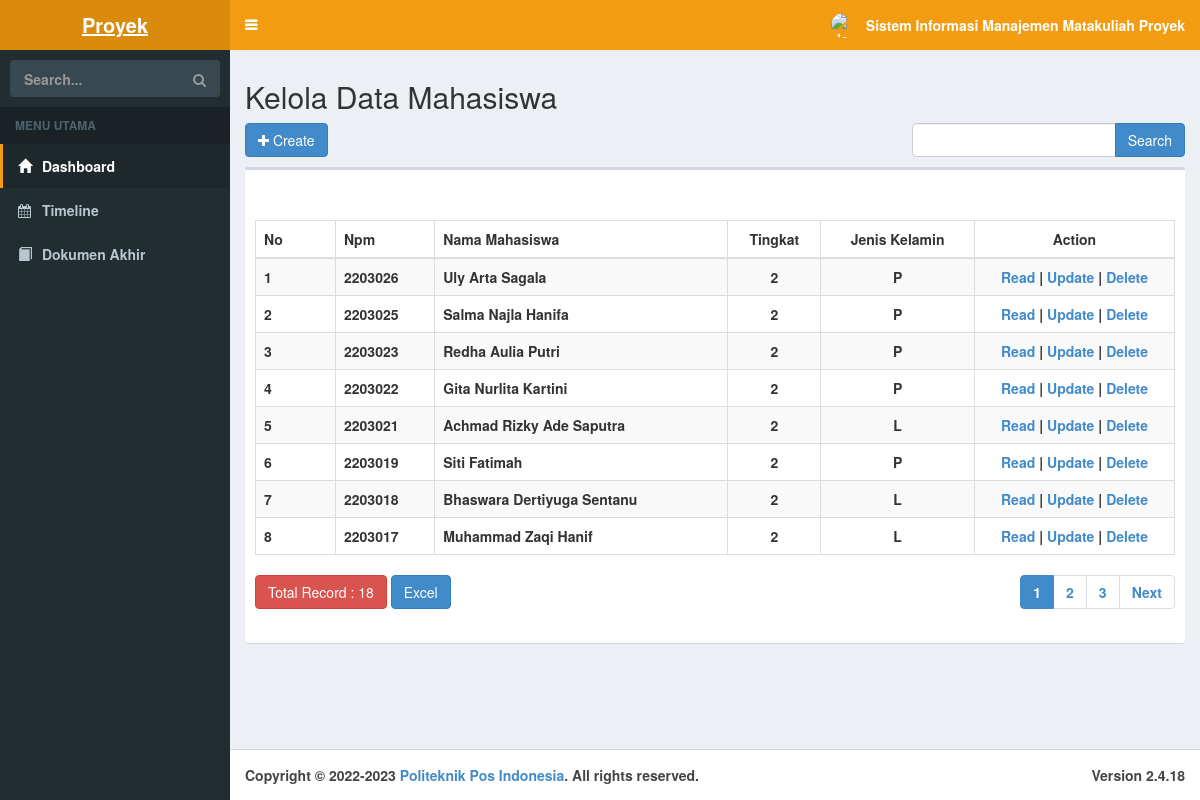
Screenshot of /index.php/mahasiswa with the database file from the repository.
### tables this page shows
CREATE TABLE `mahasiswa` (
  `id_mahasiswa` int(11) NOT NULL,
  `npm` int(11) NOT NULL,
  `nama_mahasiswa` varchar(50) NOT NULL,
  `tingkat` enum('1','2','3','') NOT NULL DEFAULT '2',
  `Jenis_Kelamin` enum('P','L') NOT NULL DEFAULT 'P'
);

### application/controllers/Mahasiswa.php (called while the page is built, shortened)
<?php
class Mahasiswa extends CI_Controller
{
    function __construct()
    {
        $this->load->model('MMahasiswa');
        $this->load->library('form_validation');
    }
    public function index()
    {
        $q = urldecode($this->input->get('q', TRUE));
        $start = intval($this->input->get('start'));
        if ($q <> '') {
            $config['base_url'] = base_url() . 'mahasiswa/index?q=' . urlencode($q);
            $config['first_url'] = base_url() . 'mahasiswa/index?q=' . urlencode($q);
        } else {
            $config['base_url'] = base_url() . 'mahasiswa/index?q';
            $config['first_url'] = base_url() . 'mahasiswa/index?q';
        }
        $config['per_page'] = 8;
        $config['page_query_string'] = TRUE;
        $config['total_rows'] = $this->MMahasiswa->total_rows($q);
        $mahasiswa = $this->MMahasiswa->get_limit_data($config['per_page'], $start, $q);
        $this->load->library('pagination');
        $this->pagination->initialize($config);
        $data = array(
            'mahasiswa_data' => $mahasiswa,
            'q' => $q,
            'pagination' => $this->pagination->create_links(),
            'total_rows' => $config['total_rows'],
            'start' => $start,
        );
        $data['page'] = 'mahasiswa/mahasiswa_list';
        $this->load->view('template', $data);
    }
}

### index.php (called while the page is built, shortened)
<?php
require_once BASEPATH.'core/CodeIgniter.php';

### application/config/config.php (called while the page is built, shortened)
<?php
$config['base_url'] = '';
$config['index_page'] = 'index.php';
$config['uri_protocol']	= 'REQUEST_URI';
$config['url_suffix'] = '';
$config['language']	= 'english';
$config['charset'] = 'UTF-8';
$config['enable_hooks'] = FALSE;
$config['subclass_prefix'] = 'MY_';
$config['composer_autoload'] = FALSE;
$config['permitted_uri_chars'] = 'a-z 0-9~%.:_\-';
$config['enable_query_strings'] = FALSE;
$config['controller_trigger'] = 'c';
$config['function_trigger'] = 'm';
$config['directory_trigger'] = 'd';
$config['allow_get_array'] = TRUE;
$config['log_threshold'] = 0;
$config['log_path'] = '';
$config['log_file_extension'] = '';
$config['log_file_permissions'] = 0644;
$config['log_date_format'] = 'Y-m-d H:i:s';
$config['error_views_path'] = '';
$config['cache_path'] = '';
$config['cache_query_string'] = FALSE;
$config['encryption_key'] = '';
$config['sess_driver'] = 'files';
$config['sess_cookie_name'] = 'ci_session';
$config['sess_expiration'] = 7200;
$config['sess_save_path'] = NULL;
$config['sess_match_ip'] = FALSE;
$config['sess_time_to_update'] = 300;
$config['sess_regenerate_destroy'] = FALSE;
$config['cookie_prefix']	= '';
$config['cookie_domain']	= '';
$config['cookie_path']		= '/';
$config['cookie_secure']	= FALSE;
$config['cookie_httponly'] 	= FALSE;
$config['standardize_newlines'] = FALSE;
$config['global_xss_filtering'] = FALSE;
$config['csrf_protection'] = FALSE;
$config['csrf_token_name'] = 'csrf_test_name';
$config['csrf_cookie_name'] = 'csrf_cookie_name';
$config['csrf_expire'] = 7200;
$config['csrf_regenerate'] = TRUE;
$config['csrf_exclude_uris'] = array();
$config['compress_output'] = FALSE;
$config['time_reference'] = 'local';
$config['rewrite_short_tags'] = FALSE;
$config['proxy_ips'] = '';

### application/models/MMahasiswa.php (called while the page is built, shortened)
<?php
class MMahasiswa extends CI_Model
{
    public $table = 'mahasiswa';
    public $id = 'id_mahasiswa';
    public $order = 'DESC';
    function total_rows($q = NULL) {
        $this->db->like('id_mahasiswa', $q);
	$this->db->or_like('npm', $q);
	$this->db->or_like('nama_mahasiswa', $q);
	$this->db->or_like('tingkat', $q);
	$this->db->or_like('Jenis_Kelamin', $q);
	$this->db->from($this->table);
        return $this->db->count_all_results();
    }
    function get_limit_data($limit, $start = 0, $q = NULL) {
        $this->db->order_by($this->id, $this->order);
        $this->db->like('id_mahasiswa', $q);
	$this->db->or_like('npm', $q);
	$this->db->or_like('nama_mahasiswa', $q);
	$this->db->or_like('tingkat', $q);
	$this->db->or_like('Jenis_Kelamin', $q);
	$this->db->limit($limit, $start);
        return $this->db->get($this->table)->result();
    }
}

### application/views/mahasiswa/mahasiswa_list.php (the view, shortened to what this page needs)
<!doctype html>
<html>
    <head>
        <link rel="stylesheet" href="<?php echo base_url('assets/bootstrap/css/bootstrap.min.css') ?>"/>
    </head>
    <body>
        <h2 style="margin-top:0px">Kelola Data Mahasiswa</h2>
        <div class="row" style="margin-bottom: 10px">
            <div class="col-md-4">
                <?php echo anchor(site_url('mahasiswa/create'),'<i class="fa fa-plus"></i> Create', 'class="btn btn-primary"'); ?>
            </div>
            <div class="col-md-4 text-center">
            </div>
            <div class="col-md-4 text-right">
                <form action="<?php echo site_url('mahasiswa/index'); ?>" class="form-inline" method="get">
                    <div class="input-group">
                        <input type="text" class="form-control" name="q" value="<?php echo $q; ?>">
                        <span class="input-group-btn">
                          <button class="btn btn-primary" type="submit">Search</button>
                        </span>
                    </div>
                </form>
            </div>
        </div>
          <div class="box">
<div class="box-header">
</div>
<div class="box-body">
<table id="example1" class="table table-bordered table-striped">
<thead>
<tr>
            <tr>
                <th>No</th>
		<th>Npm</th>
		<th>Nama Mahasiswa</th>
		<th><center>Tingkat</center></th>
		<th><center>Jenis Kelamin</center></th>
		<th><center>Action</center></th>
            </tr></thead><?php
            foreach ($mahasiswa_data as $mahasiswa)
            {
                ?>
                <tr>
			<td width="80px"><?php echo ++$start ?></td>
			<td><?php echo $mahasiswa->npm ?></td>
			<td><?php echo $mahasiswa->nama_mahasiswa ?></td>
			<td><center><?php echo $mahasiswa->tingkat ?></center></td>
			<td><center><?php echo $mahasiswa->Jenis_Kelamin ?></center></td>
			<td style="text-align:center" width="200px">
				<?php
				echo anchor(site_url('mahasiswa/read/'.$mahasiswa->id_mahasiswa),'Read');
				echo ' | ';
				echo anchor(site_url('mahasiswa/update/'.$mahasiswa->id_mahasiswa),'Update');
				echo ' | ';
				echo anchor(site_url('mahasiswa/delete/'.$mahasiswa->id_mahasiswa),'Delete','onclick="javasciprt: return confirm(\'Are You Sure ?\')"');
				?>
			</td>
		</tr>
                <?php
            }
            ?>
        </table>
        <br>
        <div class="row">
            <div class="col-md-6">
                <a href="#" class="btn btn-danger">Total Record : <?php echo $total_rows ?></a>
		<?php echo anchor(site_url('mahasiswa/excel'), 'Excel', 'class="btn btn-primary"'); ?>
	    </div>
            <div class="col-md-6 text-right">
                <?php echo $pagination ?>
            </div>
        </div>
    </body>
</html>

### application/views/mahasiswa/mahasiswa_list.php (style rules this page uses)
body { padding: px; }

### rows the page displays
mahasiswa: npm "2203026", nama_mahasiswa "Uly Arta Sagala", tingkat "2", Jenis_Kelamin "P", id_mahasiswa "Read", id_mahasiswa "Update", id_mahasiswa "Delete"
mahasiswa: npm "2203025", nama_mahasiswa "Salma Najla Hanifa", tingkat "2", Jenis_Kelamin "P", id_mahasiswa "Read", id_mahasiswa "Update", id_mahasiswa "Delete"
mahasiswa: npm "2203023", nama_mahasiswa "Redha Aulia Putri", tingkat "2", Jenis_Kelamin "P", id_mahasiswa "Read", id_mahasiswa "Update", id_mahasiswa "Delete"
mahasiswa: npm "2203022", nama_mahasiswa "Gita Nurlita Kartini", tingkat "2", Jenis_Kelamin "P", id_mahasiswa "Read", id_mahasiswa "Update", id_mahasiswa "Delete"
mahasiswa: npm "2203021", nama_mahasiswa "Achmad Rizky Ade Saputra", tingkat "2", Jenis_Kelamin "L", id_mahasiswa "Read", id_mahasiswa "Update", id_mahasiswa "Delete"
mahasiswa: npm "2203019", nama_mahasiswa "Siti Fatimah", tingkat "2", Jenis_Kelamin "P", id_mahasiswa "Read", id_mahasiswa "Update", id_mahasiswa "Delete"
mahasiswa: npm "2203018", nama_mahasiswa "Bhaswara Dertiyuga Sentanu", tingkat "2", Jenis_Kelamin "L", id_mahasiswa "Read", id_mahasiswa "Update", id_mahasiswa "Delete"
mahasiswa: npm "2203017", nama_mahasiswa "Muhammad Zaqi Hanif", tingkat "2", Jenis_Kelamin "L", id_mahasiswa "Read", id_mahasiswa "Update", id_mahasiswa "Delete"

### other values shown
$total_rows "18"
$pagination "1 2 3 Next"
